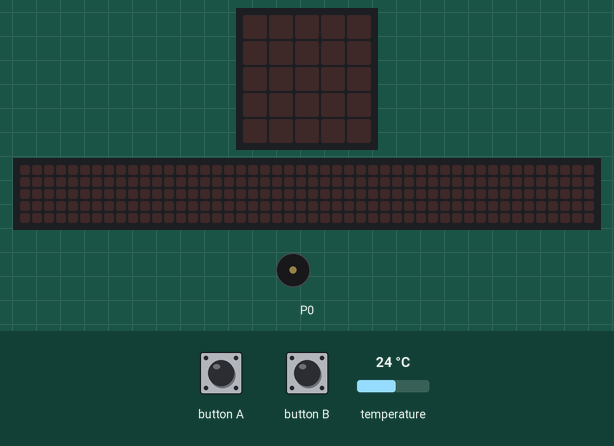
Recording of a program running on a simulated BBC micro:bit running MicroPython. Parts: the board's 5×5 LED display, a strip that is not on the board, showing the scrolling text unrolled, buzzer (waves = sounding). The test bench sets the inputs (shaded band); at power-on: temperature 24 °C. The 48×5 strip is a reading aid, not a part: it shows the text the display is scrolling, unrolled, one strip-width of it at a time.

Above: at 1.2 s.
1.3 s: button B pressed for 0.15 s
At 1.37 s:
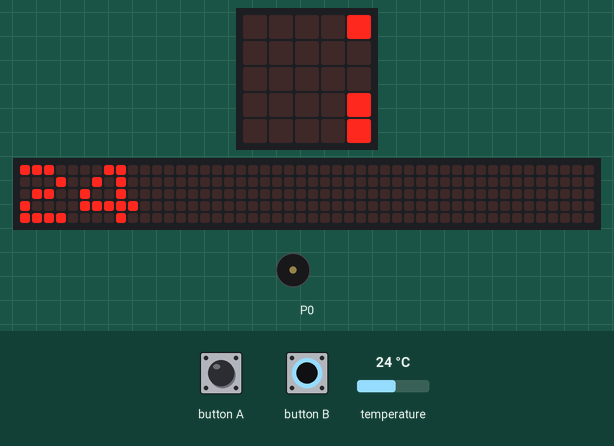
4.3 s: button A pressed for 0.15 s
At 4.54 s:
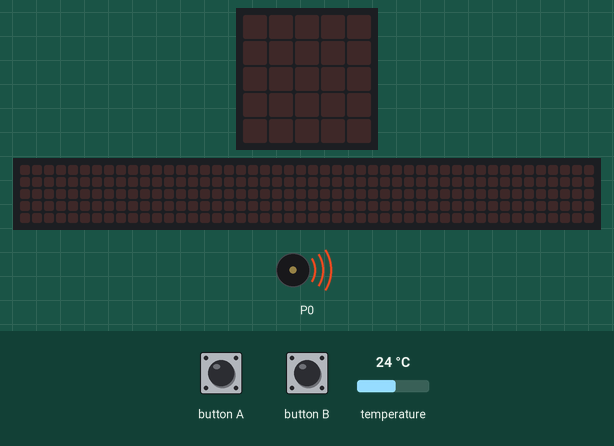
Timing chart, 0 to 13.3 s (numbered marks = the images above; inputs shaded):
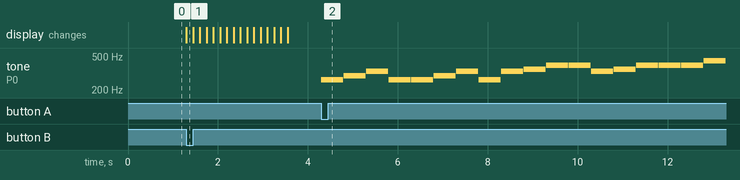

The program:

lucie.py
```python
# Imports go at the top
from microbit import *
import music

while True:
    if button_a.was_pressed():
        song='cdeccdecefggefgggagfecgagfeccgcccgcc'
        music.play(list(song))
    if button_b.was_pressed():
        display.scroll(temperature())
```

Measured:
- after the input at 1.3 s, the display: changes at once (image 1)
- after the input at 4.3 s, tone on P0: plays 262 Hz for 0.49 s, 294 Hz for 0.49 s, 330 Hz for 0.49 s, 262 Hz for 0.49 s, 262 Hz for 0.49 s, 294 Hz for 0.49 s … (18 notes in this stretch), starting at once
